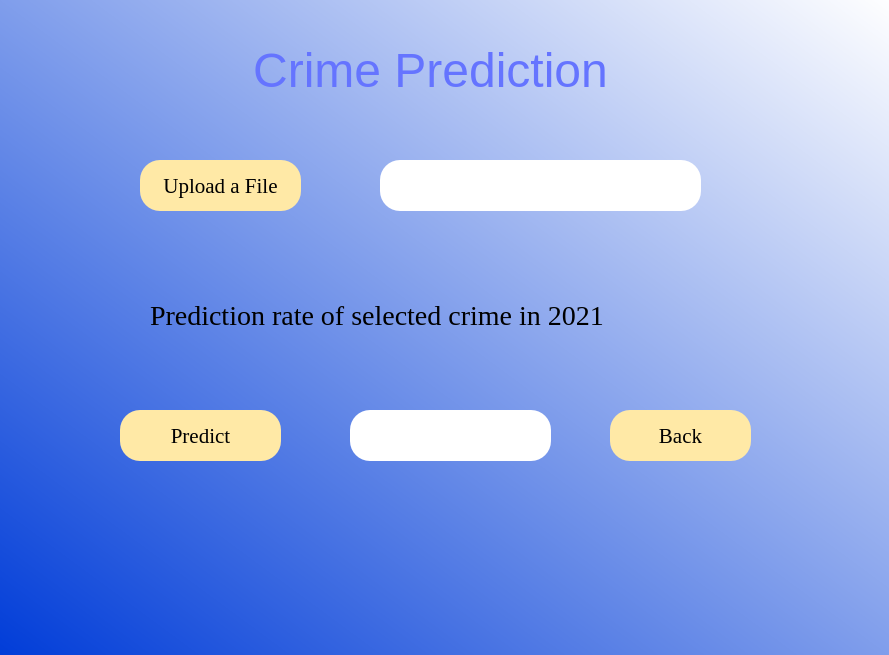
<?xml version="1.0" encoding="UTF-8"?>
<ui version="4.0">
 <class>Dialog</class>
 <widget class="QDialog" name="Dialog">
  <property name="geometry">
   <rect>
    <x>0</x>
    <y>0</y>
    <width>889</width>
    <height>655</height>
   </rect>
  </property>
  <property name="windowTitle">
   <string>Dialog</string>
  </property>
  <widget class="QWidget" name="bgwidget" native="true">
   <property name="geometry">
    <rect>
     <x>0</x>
     <y>0</y>
     <width>891</width>
     <height>661</height>
    </rect>
   </property>
   <property name="styleSheet">
    <string notr="true">QWidget#bgwidget{
background-color:qlineargradient(spread:pad, x1:0, y1:1, x2:1, y2:0, stop:0 rgba(0, 60, 216, 255), stop:1 rgba(255, 255, 255, 255));}
</string>
   </property>
   <widget class="QLabel" name="text1">
    <property name="geometry">
     <rect>
      <x>140</x>
      <y>20</y>
      <width>581</width>
      <height>101</height>
     </rect>
    </property>
    <property name="styleSheet">
     <string notr="true">font: 87 38pt &quot;Arial Black&quot;;
 color:rgb(101, 116, 255);</string>
    </property>
    <property name="text">
     <string>&lt;html&gt;&lt;head/&gt;&lt;body&gt;&lt;p align=&quot;center&quot;&gt;&lt;span style=&quot; font-size:36pt;&quot;&gt;Crime Prediction&lt;/span&gt;&lt;/p&gt;&lt;/body&gt;&lt;/html&gt;</string>
    </property>
   </widget>
   <widget class="QPushButton" name="predictButton">
    <property name="geometry">
     <rect>
      <x>140</x>
      <y>160</y>
      <width>161</width>
      <height>51</height>
     </rect>
    </property>
    <property name="font">
     <font>
      <family>Times New Roman</family>
      <pointsize>16</pointsize>
      <weight>9</weight>
      <italic>false</italic>
      <bold>false</bold>
     </font>
    </property>
    <property name="styleSheet">
     <string notr="true">border-radius:20px;
background-color: rgb(255, 233, 166);
;
font: 75 16pt &quot;Times New Roman&quot;;</string>
    </property>
    <property name="text">
     <string>Upload a File</string>
    </property>
   </widget>
   <widget class="QLineEdit" name="resultEdit1">
    <property name="geometry">
     <rect>
      <x>380</x>
      <y>160</y>
      <width>321</width>
      <height>51</height>
     </rect>
    </property>
    <property name="styleSheet">
     <string notr="true">border-radius:20px;

font: 75 14pt &quot;Yu Gothic UI Semilight&quot;;</string>
    </property>
   </widget>
   <widget class="QLabel" name="label">
    <property name="geometry">
     <rect>
      <x>150</x>
      <y>270</y>
      <width>581</width>
      <height>71</height>
     </rect>
    </property>
    <property name="font">
     <font>
      <family>Times New Roman</family>
      <pointsize>32</pointsize>
      <weight>9</weight>
      <italic>false</italic>
      <bold>false</bold>
     </font>
    </property>
    <property name="autoFillBackground">
     <bool>false</bool>
    </property>
    <property name="styleSheet">
     <string notr="true">font: 75 32pt &quot;Times New Roman&quot;;</string>
    </property>
    <property name="text">
     <string>&lt;html&gt;&lt;head/&gt;&lt;body&gt;&lt;p&gt;&lt;span style=&quot; vertical-align:sub;&quot;&gt;Prediction rate of selected crime in 2021&lt;/span&gt;&lt;/p&gt;&lt;/body&gt;&lt;/html&gt;</string>
    </property>
   </widget>
   <widget class="QLineEdit" name="resultEdit_2">
    <property name="geometry">
     <rect>
      <x>350</x>
      <y>410</y>
      <width>201</width>
      <height>51</height>
     </rect>
    </property>
    <property name="styleSheet">
     <string notr="true">border-radius:20px;

font: 75 14pt &quot;Yu Gothic UI Semilight&quot;;</string>
    </property>
   </widget>
   <widget class="QPushButton" name="bt4">
    <property name="geometry">
     <rect>
      <x>610</x>
      <y>410</y>
      <width>141</width>
      <height>51</height>
     </rect>
    </property>
    <property name="font">
     <font>
      <family>Times New Roman</family>
      <pointsize>16</pointsize>
      <weight>9</weight>
      <italic>false</italic>
      <bold>false</bold>
     </font>
    </property>
    <property name="styleSheet">
     <string notr="true">border-radius:20px;
background-color: rgb(255, 233, 166);
;
font: 75 16pt &quot;Times New Roman&quot;;</string>
    </property>
    <property name="text">
     <string>Back</string>
    </property>
   </widget>
   <widget class="QPushButton" name="bt4_2">
    <property name="geometry">
     <rect>
      <x>120</x>
      <y>410</y>
      <width>161</width>
      <height>51</height>
     </rect>
    </property>
    <property name="font">
     <font>
      <family>Times New Roman</family>
      <pointsize>16</pointsize>
      <weight>9</weight>
      <italic>false</italic>
      <bold>false</bold>
     </font>
    </property>
    <property name="styleSheet">
     <string notr="true">border-radius:20px;
background-color: rgb(255, 233, 166);
;
font: 75 16pt &quot;Times New Roman&quot;;</string>
    </property>
    <property name="text">
     <string>Predict</string>
    </property>
   </widget>
  </widget>
 </widget>
 <resources>
  <include location="plot1.qrc"/>
 </resources>
 <connections/>
</ui>
